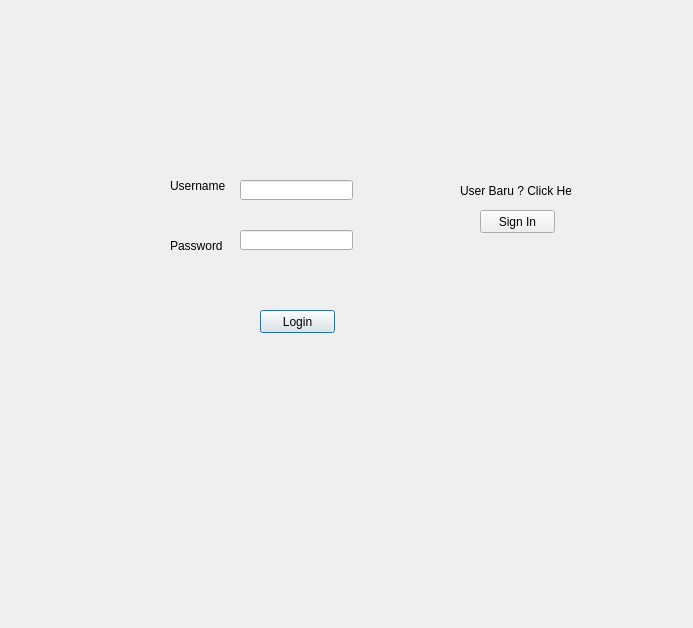
<?xml version="1.0" encoding="UTF-8"?>
<ui version="4.0">
 <class>Dialog</class>
 <widget class="QDialog" name="Dialog">
  <property name="geometry">
   <rect>
    <x>0</x>
    <y>0</y>
    <width>693</width>
    <height>628</height>
   </rect>
  </property>
  <property name="windowTitle">
   <string>Dialog</string>
  </property>
  <widget class="QLabel" name="label1">
   <property name="geometry">
    <rect>
     <x>170</x>
     <y>170</y>
     <width>111</width>
     <height>31</height>
    </rect>
   </property>
   <property name="text">
    <string>Username</string>
   </property>
  </widget>
  <widget class="QLabel" name="label_2">
   <property name="geometry">
    <rect>
     <x>170</x>
     <y>230</y>
     <width>111</width>
     <height>31</height>
    </rect>
   </property>
   <property name="text">
    <string>Password</string>
   </property>
  </widget>
  <widget class="QLineEdit" name="lineEdit">
   <property name="geometry">
    <rect>
     <x>240</x>
     <y>180</y>
     <width>113</width>
     <height>20</height>
    </rect>
   </property>
  </widget>
  <widget class="QLineEdit" name="lineEdit_2">
   <property name="geometry">
    <rect>
     <x>240</x>
     <y>230</y>
     <width>113</width>
     <height>20</height>
    </rect>
   </property>
  </widget>
  <widget class="QPushButton" name="pushButton">
   <property name="geometry">
    <rect>
     <x>260</x>
     <y>310</y>
     <width>75</width>
     <height>23</height>
    </rect>
   </property>
   <property name="text">
    <string>Login</string>
   </property>
  </widget>
  <widget class="QLabel" name="label_3">
   <property name="geometry">
    <rect>
     <x>460</x>
     <y>180</y>
     <width>111</width>
     <height>21</height>
    </rect>
   </property>
   <property name="text">
    <string>User Baru ? Click Here</string>
   </property>
  </widget>
  <widget class="QPushButton" name="pushButton_2">
   <property name="geometry">
    <rect>
     <x>480</x>
     <y>210</y>
     <width>75</width>
     <height>23</height>
    </rect>
   </property>
   <property name="text">
    <string>Sign In</string>
   </property>
  </widget>
 </widget>
 <resources/>
 <connections/>
</ui>
